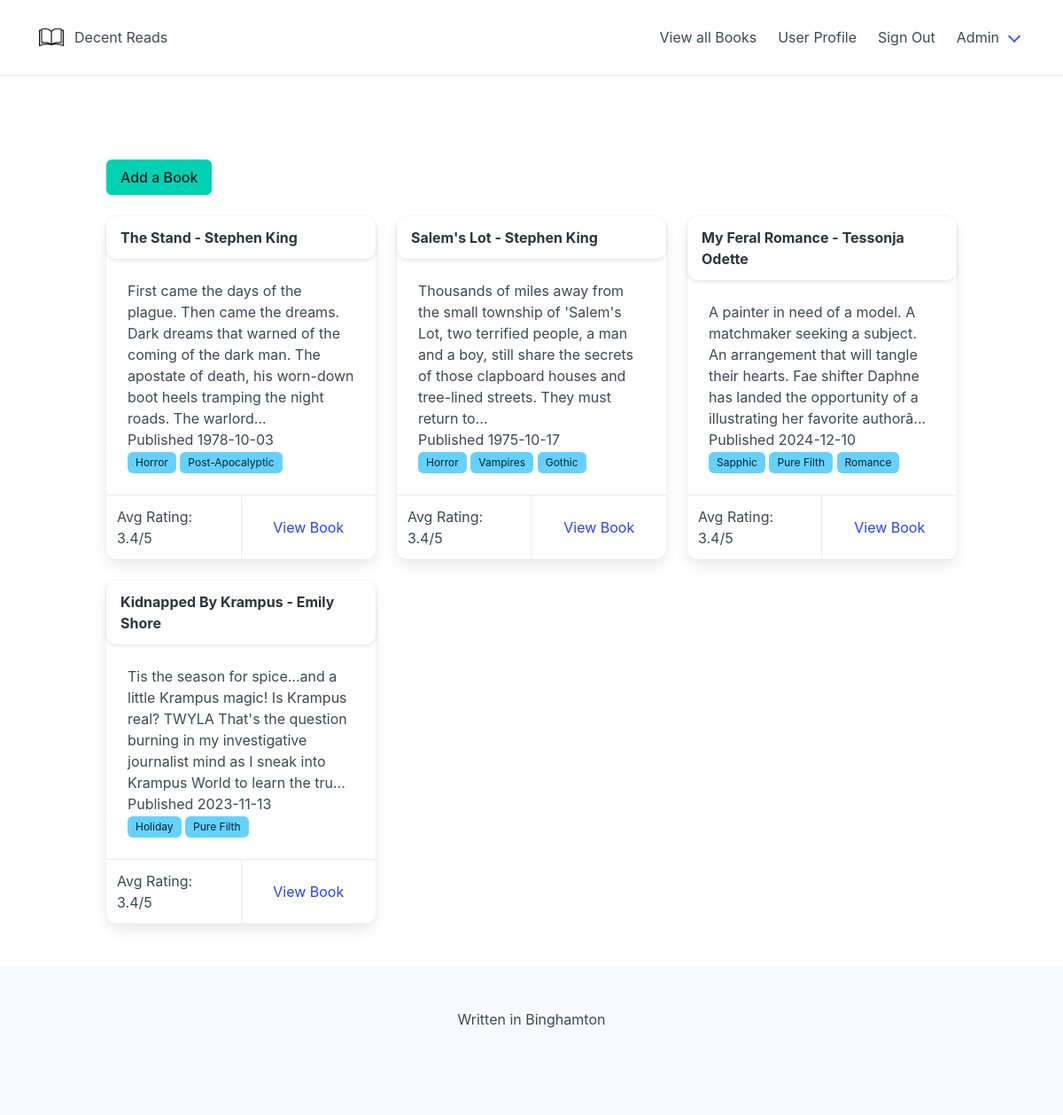
Page /views/books.php (signed in) on the committed database.
### tables this page shows
CREATE TABLE `books` (
  `book_id` int(11) NOT NULL,
  `book_title` varchar(50) NOT NULL,
  `brief_synops` varchar(4000) NOT NULL,
  `author_id` int(50) NOT NULL,
  `published_date` date DEFAULT NULL,
  `number_of_pages` int(11) NOT NULL,
  `avg_rating` decimal(10,0) DEFAULT NULL,
  `number_of_reviews` int(11) DEFAULT NULL,
  `number_of_ratings` int(11) DEFAULT NULL
);

CREATE TABLE `authors` (
  `author_id` int(11) NOT NULL,
  `author_name` varchar(50) NOT NULL,
  `about_the_author` varchar(4000) DEFAULT NULL,
  `author_handle` varchar(50) DEFAULT NULL,
  `author_birth_place` varchar(200) NOT NULL,
  `author_personal_site` varchar(500) NOT NULL
);

CREATE TABLE `books_tags` (
  `tag_rel_id` int(11) NOT NULL,
  `book_id` int(11) NOT NULL,
  `tag_id` int(11) NOT NULL
);

CREATE TABLE `tags` (
  `tag_id` int(11) NOT NULL,
  `tag_title` varchar(50) NOT NULL
);

### controllers/books-controller.php (called while the page is built, shortened)
<?php
function getAllBooks(){
    global $pdo;
    $query = $pdo->prepare("
        SELECT
            *
        FROM
            books
    ");
    $result = $query->execute();
    if($result){
        $books = $query->fetchAll(PDO::FETCH_ASSOC);
        return $books;
    } else {
        return null;
    }
}
?>

### common/common.php (called while the page is built, shortened)
<?php
function isTruncBookSynops($text){
    if (strlen($text) >= 200) {
        return substr($text,0,197) . "...";
    } else {
        return $text;
    }
}
function getAuthorNameById($author_id){
    global $pdo;
    $query = $pdo->prepare("
        SELECT
            *
        FROM
            authors
        WHERE
            author_id = :author_id
    ");
    $result = $query->execute(
        array(
            'author_id' => $author_id
        )
    );
    if($result){
        $author = $query->fetch(PDO::FETCH_ASSOC);
        return $author['author_name'];
    } else {
        return null;
    }
}
function getTagNameByTagId($tag_id){
    global $pdo;
    $query = $pdo->prepare("
        SELECT
            *
        FROM
            tags
        WHERE
            tag_id = :tag_id
    ");
    $result = $query->execute(
        array(
            'tag_id' => $tag_id
        )
    );
    if($result){
        $tag = $query->fetch(PDO::FETCH_ASSOC);
        if($tag){
            return $tag['tag_title'];
        } else {
            return null;
        }
    } else {
        return null;
    }
}
function getAllTagsForBookByBookId($book_id){
    global $pdo;
    $query = $pdo->prepare("
        SELECT
            *
        FROM
            books_tags
        WHERE
            book_id = :book_id
    ");
    $result = $query->execute(
        array(
            'book_id' => $book_id
        )
    );
    if($result){
        $tags = $query->fetchAll(PDO::FETCH_ASSOC);
        return $tags;
    } else {
        return null;
    }
}

### views/books.php (the view, shortened to what this page needs)
<?php
require_once("../common/common.php");
require_once("../common/dbconnect.php");
require_once("../controllers/books-controller.php");
if (isset($_SESSION['loggedin'])) {
    try {
        $books = getAllBooks();
    } catch (PDOException) {
        die();
    }
}
?>
<?php include('../includes/header.php'); ?>
<br /><br /><br /><br />
<?php if ($_SESSION['user_role'] == 'admin') : ?>
    <a href="<?php echo BASE_URL?>views/add-book.php" class="button is-primary">Add a Book</a>
    <br /><br />
<?php endif; ?>
<div class="columns is-multiline">
    <?php foreach ($books as $book) : ?>
        <div class="column is-one-third">
            <div class="card">
                <a href="#">
                    <header class="card-header">
                        <p class="card-header-title"><?php echo $book['book_title'] ?> - <?php echo getAuthorNameById($book['author_id']) ?></p>
                    </header>
                </a>
                <div class="card-content">
                    <div class="content">
                        <?php echo isTruncBookSynops($book['brief_synops']) ?>
                        <br />
                        Published <?php echo $book['published_date'] ?>
                        <br />
                        <?php foreach (getAllTagsForBookByBookId($book['book_id']) as $tag): ?>
                            <span class="tag is-info"><?php echo getTagNameByTagId($tag['tag_id']) ?></span>
                        <?php endforeach; ?>
                    </div>
                </div>
                <footer class="card-footer">
                    <p class="card-footer-item">Avg Rating: 3.4/5</p>
                    <a href="<?php echo BASE_URL ?>views/view-book.php?book_id=<?php echo $book['book_id'] ?>" class="card-footer-item">View Book</a>
                </footer>
            </div>
        </div>
    <?php endforeach; ?>
</div>
<?php include('../includes/footer.php'); ?>

### rows in the picture
books: book_title "The Stand", author.author_name "Stephen King", brief_synops "First came the days of the plague. Then came the dreams. Dark dreams that warned of the coming of the dark man. The apostate of death, his worn-down boot heels tramping the night roads. The warlord...", published_date "1978-10-03"
books_tags: tag.tag_title "Horror"
books_tags: tag.tag_title "Post-Apocalyptic"
books: book_title "Salem's Lot", author.author_name "Stephen King", brief_synops "Thousands of miles away from the small township of 'Salem's Lot, two terrified people, a man and a boy, still share the secrets of those clapboard houses and tree-lined streets. They must return to...", published_date "1975-10-17"
books_tags: tag.tag_title "Horror"
books_tags: tag.tag_title "Vampires"
books_tags: tag.tag_title "Gothic"
books: book_title "My Feral Romance", author.author_name "Tessonja Odette", brief_synops "A painter in need of a model. A matchmaker seeking a subject. An arrangement that will tangle their hearts. Fae shifter Daphne has landed the opportunity of a illustrating her favorite authorâ...", published_date "2024-12-10"
books_tags: tag.tag_title "Sapphic"
books_tags: tag.tag_title "Pure Filth"
books_tags: tag.tag_title "Romance"
books: book_title "Kidnapped By Krampus", author.author_name "Emily Shore", brief_synops "Tis the season for spice...and a little Krampus magic! Is Krampus real? TWYLA That's the question burning in my investigative journalist mind as I sneak into Krampus World to learn the tru...", published_date "2023-11-13"
books_tags: tag.tag_title "Holiday"
books_tags: tag.tag_title "Pure Filth"
